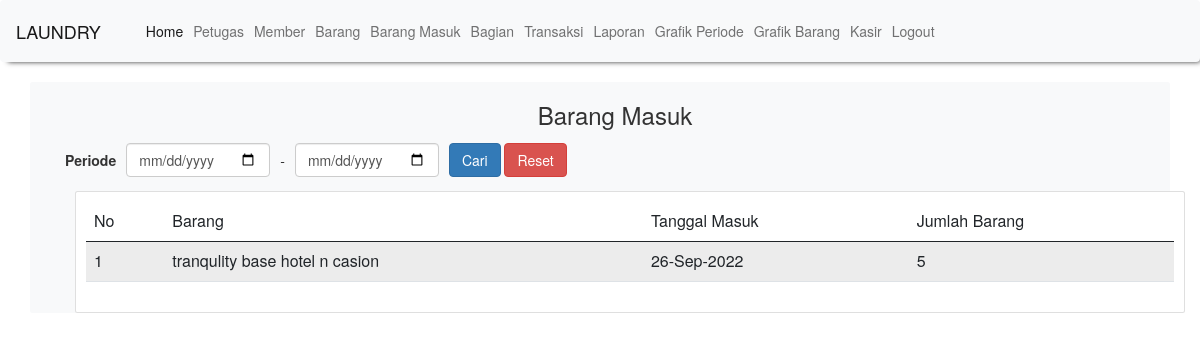
/tanggal.php (signed in), run on the app's committed database.
### tables this page shows
CREATE TABLE `barang_masuk` (
  `id_masuk` int(11) NOT NULL,
  `id_barang` int(11) NOT NULL,
  `tgl_masuk` date NOT NULL,
  `stok` int(11) NOT NULL
);

CREATE TABLE `barang` (
  `id_barang` int(11) NOT NULL,
  `kode_barang` char(20) NOT NULL,
  `nama_barang` varchar(256) NOT NULL,
  `stok` int(11) NOT NULL
);

### tanggal.php (the view, shortened to what this page needs)
<html>
    <?php include "koneksi.php" ?>
    <?php include "header.php" ?>
    <head>
        <link rel="stylesheet" href="https://maxcdn.bootstrapcdn.com/bootstrap/3.4.0/css/bootstrap.min.css">
    </head>
    <body>
    <div class="container">
  <div align="center">
    <h3>Barang Masuk</h3>
    </div>
<div class="container mt-4">
            <form action="tanggal.php" method="get">
                <div class="row g-3 align-items-center">
                    <div class="col-auto">
                        <label class="col-form-label">Periode</label>
                    </div>
                    <div class="col-auto">
                        <input type="date" class="form-control" name="dari" required>
                    </div>
                    <div class="col-auto">
                        -
                    </div>
                    <div class="col-auto">
                        <input type="date" class="form-control" name="ke" required>
                    </div>
                    <div class="col-auto">
                        <button class="btn btn-primary" type="submit">Cari</button>
                        <a href="zummy7.php" class="btn btn-danger">Reset</a>
                    </div>
                </div>
            </form>
            <div class="card">
                <div class="card-body">
                    <table class="table table-striped">
                        <thead>
                            <tr>
                                <td>No</td>
                                <td>Barang</td>
                                <td>Tanggal Masuk</td>
                                <td>Jumlah Barang</td>
                            </tr>
                        </thead>
                        <?php
                            if(isset($_GET['dari']) && isset($_GET['ke'])){
                                $data = mysqli_query($conn, "SELECT * FROM barang_masuk WHERE tgl_masuk BETWEEN '".$_GET['dari']."' and '".$_GET['ke']."'");
                            }else{
                                $data = mysqli_query($conn, "select * from barang_masuk ");
                            }
                            $no = 1;
                            while($d = mysqli_fetch_array($data)){
                        ?>
                        <tr>
                            <td><?php echo $no++; ?></td>
                            <td>
                        <?php
                        include "koneksi.php";
                        $qry_get_barang=mysqli_query($conn, "select * from barang where id_barang='".$d['id_barang']."'");
                        $data_barang = mysqli_fetch_array($qry_get_barang   );
                        echo $data_barang['nama_barang'];
                    ?>
                    </td>
                    <td><?php echo date('d-M-Y', strtotime($d['tgl_masuk']))?></td>
                    <td><?php echo $d['stok']?></td>
                        </tr>
                        <?php } ?>
                    </table>
                </div>
            </div>
        </div>
    </body>
    </html>

### data on the page
barang_masuk: id_barang.nama_barang "tranqulity base hotel n casion", tgl_masuk "26-Sep-2022", stok "5"
